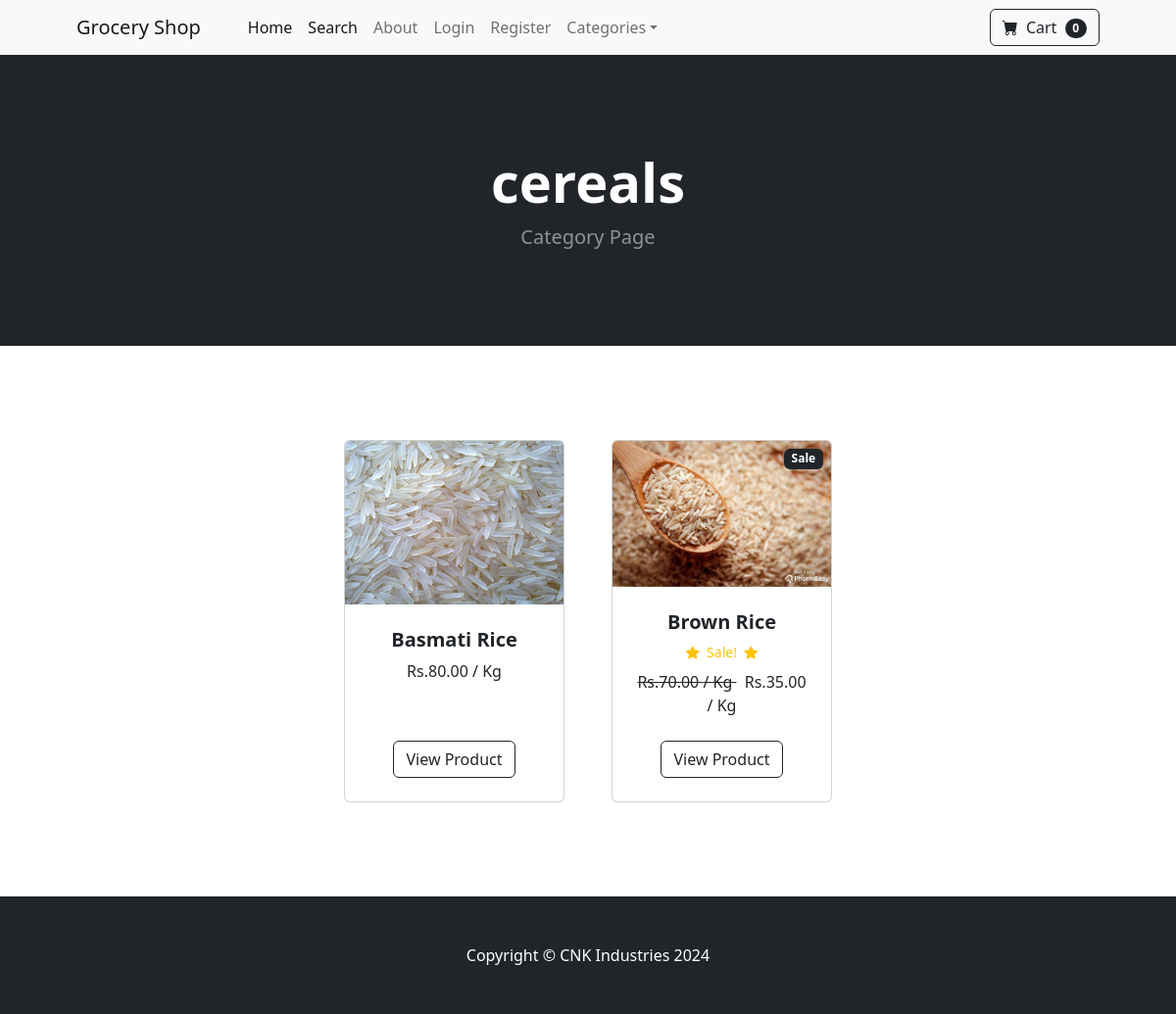
Page /category/cereals on the committed database.
### store/models.py (models this page shows, shortened)
class Category(models.Model):
	name = models.CharField(max_length=50)
	def __str__(self):
		return self.name
	class Meta:
		verbose_name_plural = 'categories'

class Product(models.Model):
	name = models.CharField(max_length=100)
	price = models.DecimalField(default=0, decimal_places=2, max_digits=6)
	category = models.ForeignKey(Category, on_delete=models.CASCADE, default=1)
	description = models.CharField(max_length=250, default='', blank=True, null=True)
	image = models.ImageField(upload_to='uploads/product/')
	is_sale = models.BooleanField(default=False)
	sale_price = models.DecimalField(default=0, decimal_places=2, max_digits=6)

### store/views.py (the view)
# urls.py: path('category/<str:foo>', views.category, name='category'),
def category(request, foo):
	foo = foo.replace('-', ' ')
	try:
		category = Category.objects.get(name=foo)
		products = Product.objects.filter(category=category)
		return render(request, 'category.html', {'products':products, 'category':category})
	except:
		messages.success(request, ("That Category Doesn't Exist..."))
		return redirect('home')

### cart/cart.py (called while the page is built)
	def __len__(self):
		return len(self.cart)

### cart/context_processors.py (called while the page is built)
def cart(request):
	return {'cart': Cart(request)}

### store/templates/category.html
{% extends 'base.html' %}
{% block content %}
        <header class="bg-dark py-5">
            <div class="container px-4 px-lg-5 my-5">
                <div class="text-center text-white">
                    <h1 class="display-4 fw-bolder">
                    {{ category }}
                </h1>
                    <p class="lead fw-normal text-white-50 mb-0">Category Page</p>
                </div>
            </div>
        </header>
        <section class="py-5">
            <div class="container px-4 px-lg-5 mt-5">
                <div class="row gx-4 gx-lg-5 row-cols-2 row-cols-md-3 row-cols-xl-4 justify-content-center">
                {% for product in products %}
                    {% if product.is_sale %}
                    <div class="col mb-5">
                        <div class="card h-100">
                            <div class="badge bg-dark text-white position-absolute" style="top: 0.5rem; right: 0.5rem">Sale</div>
                            <img class="card-img-top" src="{{ product.image.url }}" alt="..." />
                            <div class="card-body p-4">
                                <div class="text-center">
                                    <h5 class="fw-bolder">{{ product.name }}</h5>
                <div class="d-flex justify-content-center small text-warning mb-2">
                <div class="bi-star-fill"></div>
                &nbsp;&nbsp;Sale!&nbsp;&nbsp;
                <div class="bi-star-fill"></div>
                </div>
                                    <strike>
                                    Rs.{{ product.price }} / Kg
                                    </strike>
                                    &nbsp;
                                    Rs.{{ product.sale_price }} / Kg
                                </div>
                            </div>
                            <div class="card-footer p-4 pt-0 border-top-0 bg-transparent">
    <div class="text-center">
        <a class="btn btn-outline-dark mt-auto" href="{% url 'product' product.id  %}">View Product</a>
    </div>
                            </div>
                        </div>
                    </div>
                    {% else %}
                <div class="col mb-5">
                        <div class="card h-100">
                            <img class="card-img-top" src="{{ product.image.url }}" alt="..." />
                            <div class="card-body p-4">
                                <div class="text-center">
                                    <h5 class="fw-bolder">{{ product.name }}</h5>
                                    Rs.{{ product.price }} / Kg
                                </div>
                            </div>
                            <div class="card-footer p-4 pt-0 border-top-0 bg-transparent">
    <div class="text-center"><a class="btn btn-outline-dark mt-auto" href="{% url 'product' product.id %}">View Product</a></div>
                            </div>
                        </div>
                    </div>
                        {% endif %}
                    {% endfor %}
            </div>
        </section>
{% endblock %}

### rows in the picture
Category: name "cereals"
Product: image (picture), name "Basmati Rice", price "80.00"
Product: image (picture), name "Brown Rice", price "70.00", sale_price "35.00"

### other values in the picture
{{ cart|length }} "0"
